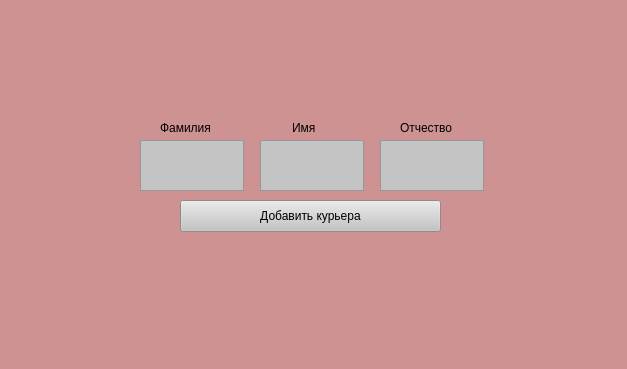
<?xml version="1.0" encoding="UTF-8"?>
<ui version="4.0">
 <class>MainWindow</class>
 <widget class="QMainWindow" name="MainWindow">
  <property name="geometry">
   <rect>
    <x>0</x>
    <y>0</y>
    <width>627</width>
    <height>369</height>
   </rect>
  </property>
  <property name="windowTitle">
   <string>MainWindow</string>
  </property>
  <property name="styleSheet">
   <string notr="true">background: #CF9292;</string>
  </property>
  <widget class="QWidget" name="centralwidget">
   <widget class="QTextEdit" name="textSurname">
    <property name="geometry">
     <rect>
      <x>140</x>
      <y>140</y>
      <width>104</width>
      <height>51</height>
     </rect>
    </property>
    <property name="styleSheet">
     <string notr="true">background: #C4C4C4;</string>
    </property>
   </widget>
   <widget class="QTextEdit" name="textPatr">
    <property name="geometry">
     <rect>
      <x>380</x>
      <y>140</y>
      <width>104</width>
      <height>51</height>
     </rect>
    </property>
    <property name="styleSheet">
     <string notr="true">background: #C4C4C4;</string>
    </property>
   </widget>
   <widget class="QPushButton" name="addCourierButton">
    <property name="geometry">
     <rect>
      <x>180</x>
      <y>200</y>
      <width>261</width>
      <height>32</height>
     </rect>
    </property>
    <property name="styleSheet">
     <string notr="true">background: #C4C4C4;</string>
    </property>
    <property name="text">
     <string>Добавить курьера</string>
    </property>
   </widget>
   <widget class="QLabel" name="label">
    <property name="geometry">
     <rect>
      <x>160</x>
      <y>120</y>
      <width>60</width>
      <height>16</height>
     </rect>
    </property>
    <property name="text">
     <string>Фамилия</string>
    </property>
   </widget>
   <widget class="QLabel" name="label_2">
    <property name="geometry">
     <rect>
      <x>292</x>
      <y>120</y>
      <width>41</width>
      <height>16</height>
     </rect>
    </property>
    <property name="text">
     <string>Имя</string>
    </property>
   </widget>
   <widget class="QLabel" name="label_3">
    <property name="geometry">
     <rect>
      <x>400</x>
      <y>120</y>
      <width>60</width>
      <height>16</height>
     </rect>
    </property>
    <property name="text">
     <string>Отчество </string>
    </property>
   </widget>
   <widget class="QTextEdit" name="textName">
    <property name="geometry">
     <rect>
      <x>260</x>
      <y>140</y>
      <width>104</width>
      <height>51</height>
     </rect>
    </property>
    <property name="styleSheet">
     <string notr="true">background: #C4C4C4;</string>
    </property>
   </widget>
   <widget class="QLabel" name="txtErr">
    <property name="geometry">
     <rect>
      <x>90</x>
      <y>240</y>
      <width>471</width>
      <height>31</height>
     </rect>
    </property>
    <property name="text">
     <string/>
    </property>
   </widget>
  </widget>
  <widget class="QMenuBar" name="menubar">
   <property name="geometry">
    <rect>
     <x>0</x>
     <y>0</y>
     <width>627</width>
     <height>24</height>
    </rect>
   </property>
  </widget>
  <widget class="QStatusBar" name="statusbar"/>
 </widget>
 <resources/>
 <connections/>
</ui>
